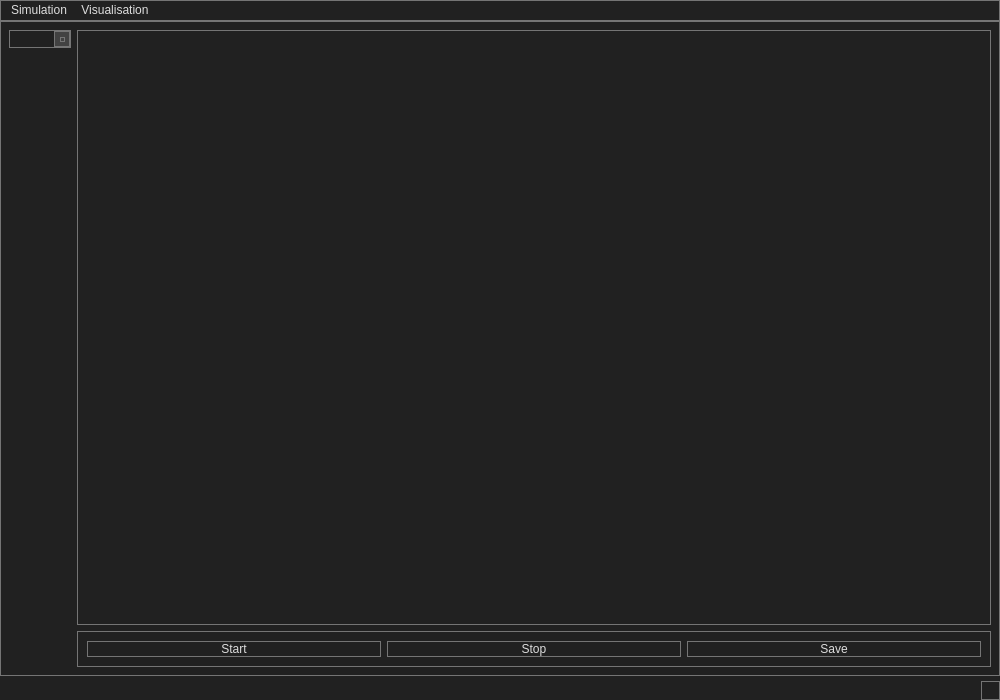
<?xml version="1.0" encoding="UTF-8"?>
<ui version="4.0">
 <class>MainWindow</class>
 <widget class="QMainWindow" name="MainWindow">
  <property name="geometry">
   <rect>
    <x>0</x>
    <y>0</y>
    <width>1000</width>
    <height>700</height>
   </rect>
  </property>
  <property name="windowTitle">
   <string>Crowd Dynamics</string>
  </property>
  <property name="styleSheet">
   <string notr="true">
/*
    Android Material Dark
	COLOR_DARK     = #212121 Grey 900
	COLOR_MEDIUM   = #424242 Grey 800
	COLOR_MEDLIGHT = #757575 Grey 600
	COLOR_LIGHT    = #DDDDDD White
	COLOR_ACCENT   = #3F51B5 Indigo 500
*/

* {
	background: #212121;
	color: #DDDDDD;
	border: 1px solid #757575;
}

QWidget::item:selected {
	background: #3F51B5;
}

QCheckBox, QRadioButton {
	border: none;
}

QRadioButton::indicator, QCheckBox::indicator {
	width: 13px;
	height: 13px;
}

QRadioButton::indicator::unchecked, QCheckBox::indicator::unchecked {
	border: 1px solid #757575;
	background: none;
}

QRadioButton::indicator:unchecked:hover, QCheckBox::indicator:unchecked:hover {
	border: 1px solid #DDDDDD;
}

QRadioButton::indicator::checked, QCheckBox::indicator::checked {
	border: 1px solid #757575;
	background: #757575;
}

QRadioButton::indicator:checked:hover, QCheckBox::indicator:checked:hover {
	border: 1px solid #DDDDDD;
	background: #DDDDDD;
}

QGroupBox {
	margin-top: 6px;
}

QGroupBox::title {
	top: -7px;
	left: 7px;
}

QScrollBar {
	border: 1px solid #757575;
	background: #212121;
}

QScrollBar:horizontal {
	height: 15px;
	margin: 0px 0px 0px 32px;
}

QScrollBar:vertical {
	width: 15px;
	margin: 32px 0px 0px 0px;
}

QScrollBar::handle {
	background: #424242;
	border: 1px solid #757575;
}

QScrollBar::handle:horizontal {
	border-width: 0px 1px 0px 1px;
}

QScrollBar::handle:vertical {
	border-width: 1px 0px 1px 0px;
}

QScrollBar::handle:horizontal {
	min-width: 20px;
}

QScrollBar::handle:vertical {
	min-height: 20px;
}

QScrollBar::add-line, QScrollBar::sub-line {
	background:#424242;
	border: 1px solid #757575;
	subcontrol-origin: margin;
}

QScrollBar::add-line {
	position: absolute;
}

QScrollBar::add-line:horizontal {
	width: 15px;
	subcontrol-position: left;
	left: 15px;
}

QScrollBar::add-line:vertical {
	height: 15px;
	subcontrol-position: top;
	top: 15px;
}

QScrollBar::sub-line:horizontal {
	width: 15px;
	subcontrol-position: top left;
}

QScrollBar::sub-line:vertical {
	height: 15px;
	subcontrol-position: top;
}

QScrollBar:left-arrow, QScrollBar::right-arrow, QScrollBar::up-arrow, QScrollBar::down-arrow {
	border: 1px solid #757575;
	width: 3px;
	height: 3px;
}

QScrollBar::add-page, QScrollBar::sub-page {
	background: none;
}

QAbstractButton:hover {
	background: #424242;
}

QAbstractButton:pressed {
	background: #757575;
}

QAbstractItemView {
	show-decoration-selected: 1;
	selection-background-color: #3F51B5;
	selection-color: #DDDDDD;
	alternate-background-color: #424242;
}

QHeaderView {
	border: 1px solid #757575;
}

QHeaderView::section {
	background: #212121;
	border: 1px solid #757575;
	padding: 4px;
}

QHeaderView::section:selected, QHeaderView::section::checked {
	background: #424242;
}

QTableView {
	gridline-color: #757575;
}

QTabBar {
	margin-left: 2px;
}

QTabBar::tab {
	border-radius: 0px;
	padding: 4px;
	margin: 4px;
}

QTabBar::tab:selected {
	background: #424242;
}

QComboBox::down-arrow {
	border: 1px solid #757575;
	background: #424242;
}

QComboBox::drop-down {
	border: 1px solid #757575;
	background: #424242;
}

QComboBox::down-arrow {
	width: 3px;
	height: 3px;
	border: 1px solid #757575;
}

QAbstractSpinBox {
	padding-right: 15px;
}

QAbstractSpinBox::up-button, QAbstractSpinBox::down-button {
	border: 1px solid #757575;
	background: #424242;
	subcontrol-origin: border;
}

QAbstractSpinBox::up-arrow, QAbstractSpinBox::down-arrow {
	width: 3px;
	height: 3px;
	border: 1px solid #757575;
}

QSlider {
	border: none;
}

QSlider::groove:horizontal {
	height: 5px;
	margin: 4px 0px 4px 0px;
}

QSlider::groove:vertical {
	width: 5px;
	margin: 0px 4px 0px 4px;
}

QSlider::handle {
	border: 1px solid #757575;
	background: #424242;
}

QSlider::handle:horizontal {
	width: 15px;
	margin: -4px 0px -4px 0px;
}

QSlider::handle:vertical {
	height: 15px;
	margin: 0px -4px 0px -4px;
}

QSlider::add-page:vertical, QSlider::sub-page:horizontal {
	background: #3F51B5;
}

QSlider::sub-page:vertical, QSlider::add-page:horizontal {
	background: #424242;
}

QLabel {
	border: none;
}

QProgressBar {
	text-align: center;
}

QProgressBar::chunk {
	width: 1px;
	background-color: #3F51B5;
}

QMenu::separator {
	background: #424242;
}

QStatusBar {
	border: 1px;
	color: #3F51B5;
}</string>
  </property>
  <widget class="QWidget" name="centralwidget">
   <property name="sizePolicy">
    <sizepolicy hsizetype="Preferred" vsizetype="Preferred">
     <horstretch>0</horstretch>
     <verstretch>0</verstretch>
    </sizepolicy>
   </property>
   <layout class="QGridLayout" name="gridLayout">
    <item row="0" column="0" rowspan="2">
     <layout class="QVBoxLayout" name="sidebarLeft">
      <item>
       <widget class="QComboBox" name="simulationsBox"/>
      </item>
      <item>
       <spacer name="verticalSpacer">
        <property name="orientation">
         <enum>Qt::Vertical</enum>
        </property>
        <property name="sizeHint" stdset="0">
         <size>
          <width>20</width>
          <height>40</height>
         </size>
        </property>
       </spacer>
      </item>
     </layout>
    </item>
    <item row="0" column="1">
     <widget class="GraphicsLayoutWidget" name="graphicsLayout">
      <property name="styleSheet">
       <string notr="true"/>
      </property>
     </widget>
    </item>
    <item row="1" column="1">
     <widget class="QFrame" name="horizontalFrame">
      <layout class="QHBoxLayout" name="controlbar">
       <item>
        <widget class="QPushButton" name="startButton">
         <property name="text">
          <string>Start</string>
         </property>
        </widget>
       </item>
       <item>
        <widget class="QPushButton" name="stopButton">
         <property name="text">
          <string>Stop</string>
         </property>
        </widget>
       </item>
       <item>
        <widget class="QPushButton" name="saveButton">
         <property name="text">
          <string>Save</string>
         </property>
        </widget>
       </item>
      </layout>
     </widget>
    </item>
   </layout>
  </widget>
  <widget class="QMenuBar" name="menubar">
   <property name="geometry">
    <rect>
     <x>0</x>
     <y>0</y>
     <width>1000</width>
     <height>27</height>
    </rect>
   </property>
   <widget class="QMenu" name="simulationMenu">
    <property name="title">
     <string>Simulation</string>
    </property>
    <addaction name="actionOpen"/>
    <addaction name="actionSave"/>
   </widget>
   <widget class="QMenu" name="visualisationMenu">
    <property name="title">
     <string>Visualisation</string>
    </property>
    <addaction name="actionDensity"/>
    <addaction name="actionNavigation"/>
   </widget>
   <addaction name="simulationMenu"/>
   <addaction name="visualisationMenu"/>
  </widget>
  <widget class="QStatusBar" name="statusbar"/>
  <action name="actionSave">
   <property name="text">
    <string>Save As</string>
   </property>
  </action>
  <action name="actionOpen">
   <property name="text">
    <string>Open</string>
   </property>
  </action>
  <action name="actionDensity">
   <property name="text">
    <string>Density</string>
   </property>
  </action>
  <action name="actionNavigation">
   <property name="text">
    <string>Navigation</string>
   </property>
  </action>
  <action name="actionNew">
   <property name="text">
    <string>New</string>
   </property>
  </action>
 </widget>
 <customwidgets>
  <customwidget>
   <class>GraphicsLayoutWidget</class>
   <extends>QGraphicsView</extends>
   <header>pyqtgraph</header>
  </customwidget>
 </customwidgets>
 <resources/>
 <connections/>
</ui>
